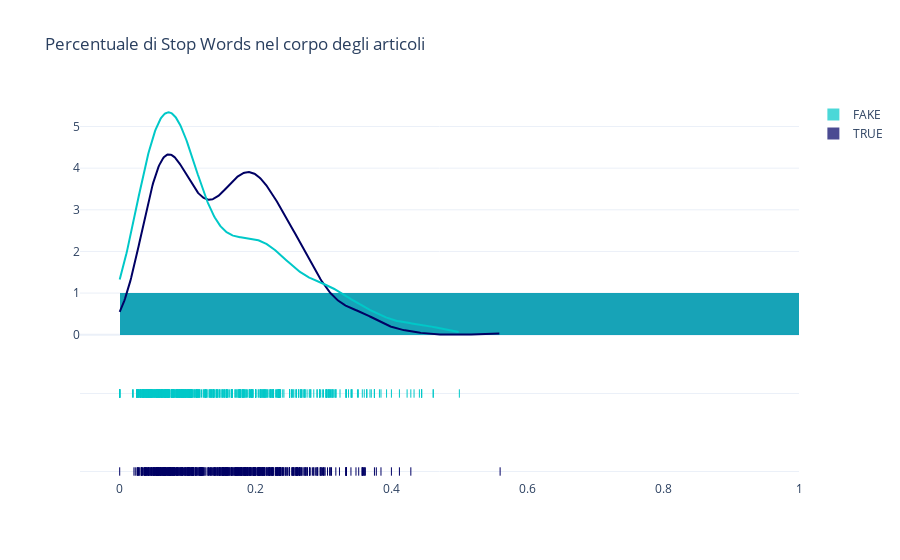

This figure's notebook cell:
### Markdown cell above
## Stop Words nel corpo degli articoli

### Code cell
x1 = dataset.loc[dataset['label']=='TRUE']['text_pct_stop_words']
x2 = dataset.loc[dataset['label'] == 'FAKE']['text_pct_stop_words']

group_labels = ['TRUE', 'FAKE']

colors = ['rgb(0, 0, 100)', 'rgb(0, 200, 200)']

fig = ff.create_distplot(
    [x1, x2], group_labels,colors=colors)

fig.update_layout(title_text='Percentuale di Stop Words nel corpo degli articoli', template="plotly_white")
fig.show()

### Figure 1 — Plotly figure (JSON) as saved in the notebook; plotly's stock layout.template omitted (floating-point values rounded to 4 significant figures; data arrays with more than 128 entries replaced by an {"elided": "..."} marker saying what was removed)
{"data": [{"autobinx": false, "histnorm": "probability density", "legendgroup": "TRUE", "marker": {"color": "rgb(0, 0, 100)"}, "name": "TRUE", "opacity": 0.7, "type": "histogram", "x": {"elided": "586 float values"}, "xaxis": "x", "xbins": {"end": 0.56, "size": 1, "start": 0}, "yaxis": "y"}, {"autobinx": false, "histnorm": "probability density", "legendgroup": "FAKE", "marker": {"color": "rgb(0, 200, 200)"}, "name": "FAKE", "opacity": 0.7, "type": "histogram", "x": {"elided": "578 float values"}, "xaxis": "x", "xbins": {"end": 0.5, "size": 1, "start": 0}, "yaxis": "y"}, {"legendgroup": "TRUE", "marker": {"color": "rgb(0, 0, 100)"}, "mode": "lines", "name": "TRUE", "showlegend": false, "type": "scatter", "x": {"elided": "500 float values"}, "xaxis": "x", "y": {"elided": "500 float values"}, "yaxis": "y"}, {"legendgroup": "FAKE", "marker": {"color": "rgb(0, 200, 200)"}, "mode": "lines", "name": "FAKE", "showlegend": false, "type": "scatter", "x": {"elided": "500 float values"}, "xaxis": "x", "y": {"elided": "500 float values"}, "yaxis": "y"}, {"legendgroup": "TRUE", "marker": {"color": "rgb(0, 0, 100)", "symbol": "line-ns-open"}, "mode": "markers", "name": "TRUE", "showlegend": false, "type": "scatter", "x": {"elided": "586 float values"}, "xaxis": "x", "y": {"elided": "586 str values"}, "yaxis": "y2"}, {"legendgroup": "FAKE", "marker": {"color": "rgb(0, 200, 200)", "symbol": "line-ns-open"}, "mode": "markers", "name": "FAKE", "showlegend": false, "type": "scatter", "x": {"elided": "578 float values"}, "xaxis": "x", "y": {"elided": "578 str values"}, "yaxis": "y2"}], "layout": {"barmode": "overlay", "hovermode": "closest", "legend": {"traceorder": "reversed"}, "title": {"text": "Percentuale di Stop Words nel corpo degli articoli"}, "xaxis": {"anchor": "y2", "domain": [0, 1], "zeroline": false}, "yaxis": {"anchor": "free", "domain": [0.35, 1], "position": 0}, "yaxis2": {"anchor": "x", "domain": [0, 0.25], "dtick": 1, "showticklabels": false}}}
